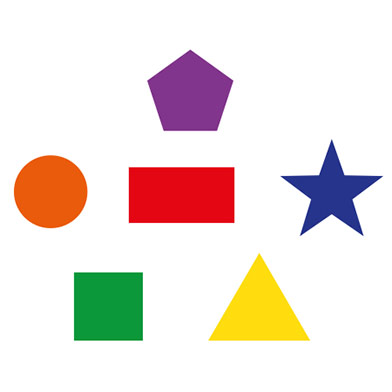
#> input picture shapes1.jpg, 392 x 392 px, given in place of the camera
$ python ColorDetectionObj.py
#> lines starting #> are read from the running program, lines starting #| are printed output that depends on the picture; after the words box and inside, x2 and y2 are one past the last pixel; in counts of white or black regions, pixels touching at a corner belong together
# import the necessary packages
from collections import deque
import numpy as np
import argparse
import cv2
import urllib  # for reading image from URL

# construct the argument parse and parse the arguments
ap = argparse.ArgumentParser()
ap.add_argument("-v", "--video",
                help="path to the (optional) video file")
ap.add_argument("-b", "--buffer", type=int, default=64,
                help="max buffer size")
args = vars(ap.parse_args())
# 'red': (20,179,10)
# define the lower and upper boundaries of the colors in the HSV color space
lower = {'red': (110,160,0), 'green': (66, 122, 129), 'blue': (97, 100, 117), 'yellow': (23, 59, 119)}  # assign new item lower['blue'] = (93, 10, 0)
upper = {'red': (250,255,255), 'green': (86, 255, 255), 'blue': (117, 255, 255), 'yellow': (54, 255, 255)}
# lower = {'red': (166, 84, 141), 'green': (66, 122, 129), 'blue': (97, 100, 117), 'yellow': (23, 59, 119)}  # assign new item lower['blue'] = (93, 10, 0)
# upper = {'red': (186, 255, 255), 'green': (86, 255, 255), 'blue': (117, 255, 255), 'yellow': (54, 255, 255)}
# define standard colors for circle around the object
colors = {'red': (0, 0, 255), 'green': (0, 255, 0), 'blue': (255, 0, 0), 'yellow': (0, 255, 217)}
# # define the lower and upper boundaries of the colors in the HSV color space
# lower = {'red': (166, 84, 141), 'green': (66, 122, 129), 'blue': (97, 100, 117), 'yellow': (23, 59, 119),
#          'orange': (0, 50, 80)}  # assign new item lower['blue'] = (93, 10, 0)
# upper = {'red': (186, 255, 255), 'green': (86, 255, 255), 'blue': (117, 255, 255), 'yellow': (54, 255, 255),
#          'orange': (20, 255, 255)}
#
# # define standard colors for circle around the object
# colors = {'red': (0, 0, 255), 'green': (0, 255, 0), 'blue': (255, 0, 0), 'yellow': (0, 255, 217),
#           'orange': (0, 140, 255)}

# pts = deque(maxlen=args["buffer"])

# if a video path was not supplied, grab the reference
# to the webcam
if not args.get("video", False):
    camera = cv2.VideoCapture(0)
    # camera = cv2.VideoCapture('http://25.18.130.31:8080/video')

    #camera = cv2.VideoCapture(0)

# otherwise, grab a reference to the video file
else:
    camera = cv2.VideoCapture(args["video"])
# keep looping
while True:
    # grab the current frame
    (grabbed, frame) = camera.read()
#> frame is the input picture: shape (392, 392, 3); mean B, G, R 219.9, 225.8, 236.9
    # (grabbed1, frame1) = camera1.read()

    # if we are viewing a video and we did not grab a frame,
    # then we have reached the end of the video

    if args.get("video") and not grabbed:
        break

    # IP webcam image stream
    # URL = 'http://192.168.43.224:8080/photo.jpg'
    # urllib.urlretrieve(URL, 'photo.jpg')
    # frame = cv2.imread('photo.jpg')


    # resize the frame, blur it, and convert it to the HSV
    # color space
    # frame = imutils.resize(frame, width=500)

    blurred = cv2.GaussianBlur(frame, (11, 11), 0)
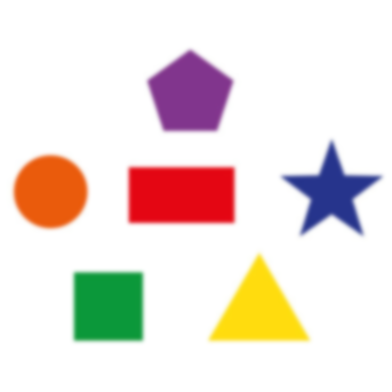
#> blurred: shape (392, 392, 3); mean B, G, R 219.9, 225.8, 237
    # blurred1 = cv2.GaussianBlur(frame1, (11, 11), 0)
    hsv = cv2.cvtColor(blurred, cv2.COLOR_BGR2HSV)
#> hsv: shape (392, 392, 3); mean H, S, V 22.4, 38.8, 243.9
    # hsv1 = cv2.cvtColor(blurred1, cv2.COLOR_BGR2HSV)
    # for each color in dictionary check object in frame
    for key, value in upper.items():
        # construct a mask for the color from dictionary`1, then perform
        # a series of dilations and erosions to remove any small
        # blobs left in the mask
        kernel = np.ones((9, 9), np.uint8)
        mask = cv2.inRange(hsv, lower[key], upper[key])
        mask = cv2.morphologyEx(mask, cv2.MORPH_OPEN, kernel)
        mask = cv2.morphologyEx(mask, cv2.MORPH_CLOSE, kernel)

        # find contours in the mask and initialize the current
        # (x, y) center of the ball
        cnts = cv2.findContours(mask.copy(), cv2.RETR_EXTERNAL,
                                cv2.CHAIN_APPROX_SIMPLE)[-2]
        center = None

        # only proceed if at least one contour was found
        if len(cnts) > 0:
            # find the largest contour in the mask, then use
            # it to compute the minimum enclosing circle and
            # centroid
            c = max(cnts, key=cv2.contourArea)
            ((x, y), radius) = cv2.minEnclosingCircle(c)
            M = cv2.moments(c)
            center = (int(M["m10"] / M["m00"]), int(M["m01"] / M["m00"]))

            # only proceed if the radius meets a minimum size. Correct this value for your obect's size
            if radius > 0.5:
                # draw the circle and centroid on the frame,
                # then update the list of tracked points

                cv2.circle(frame, (int(x), int(y)), int(radius), colors[key], 2)
                cv2.putText(frame, key , (int(x - radius), int(y - radius)), cv2.FONT_HERSHEY_SIMPLEX, 0.6,
                            colors[key], 2)
#> this loop made 4 passes
#> (x, y, radius, center) on passes 1 to 4: (181, 194.5, 57.04, (181, 194)), (108, 306, 45.97, (107, 305)), (331, 192.6, 40.15, (331, 192)), (259, 312.6, 55.76, (258, 310))
#> pass 1, `mask = cv2.inRange(hsv, lower[key], upper[key])`:
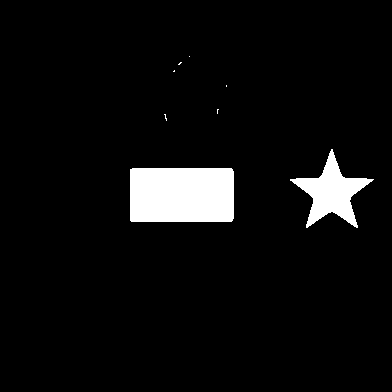
#> mask: shape (392, 392); 5.3% white; 8 white regions (6 under 20 px), largest, box (x1, y1, x2, y2) and area: (130, 168, 234, 222) 5605, (290, 149, 374, 228) 2494
#> pass 1, `mask = cv2.morphologyEx(mask, cv2.MORPH_OPEN, kernel)`:
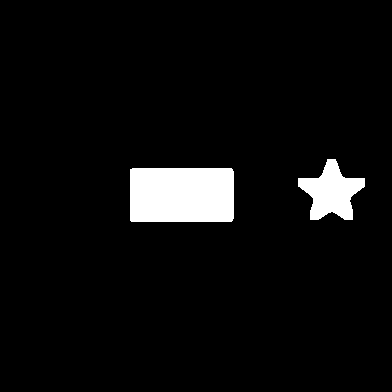
#> mask: shape (392, 392); 5.1% white; 2 white regions, box (x1, y1, x2, y2) and area: (130, 168, 234, 222) 5605, (298, 159, 365, 220) 2245
#> pass 2, `mask = cv2.inRange(hsv, lower[key], upper[key])`:
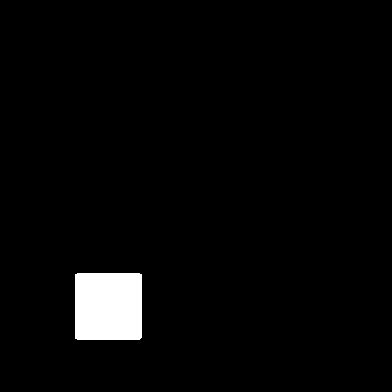
#> mask: shape (392, 392); 2.9% white; 1 white region, box (x1, y1, x2, y2) and area: (75, 273, 142, 340) 4480
#> after the loop:
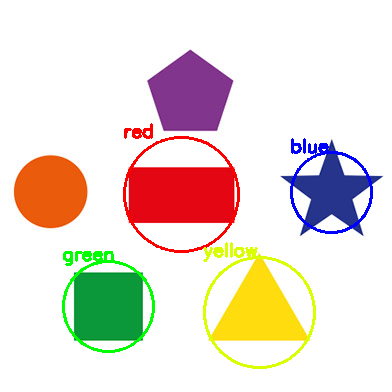
#> frame: shape (392, 392, 3); 3.26% of pixels changed, all inside (x1, y1, x2, y2) = (62, 123, 373, 369)

    # show the frame to our screen
    cv2.imshow("Frame", frame)
    # cv2.imshow("Frame1", frame1)
    key = cv2.waitKey(1) & 0xFF
#> (key q is pressed here)
    # if the 'q' key is pressed, stop the loop
    if key == ord("q"):
        break

# cleanup the camera and close any open windows
camera.release()
# camera1.release()

cv2.destroyAllWindows()

$ run again, on shapes3D.jpg
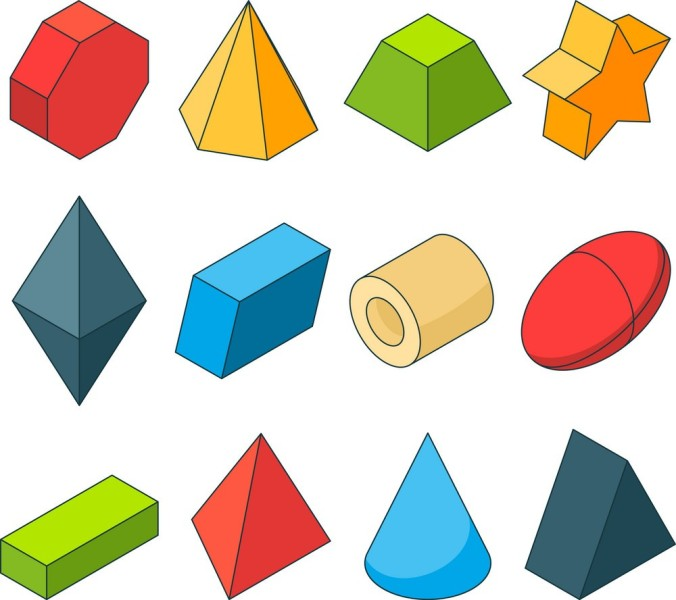
#> input picture shapes3D.jpg, 676 x 600 px, given in place of the camera
#> frame is the input picture: shape (600, 676, 3); mean B, G, R 187.7, 204.3, 212
#> hsv: shape (600, 676, 3); mean H, S, V 26.6, 73.4, 230.9
#> the loop `for key, value in upper.items():` made 4 passes
#> (x, y, radius, center) on passes 3 to 4: (252, 300.5, 91.55, (252, 300)), (427, 95.42, 80.57, (427, 83))
#> pass 1, `mask = cv2.inRange(hsv, lower[key], upper[key])`:
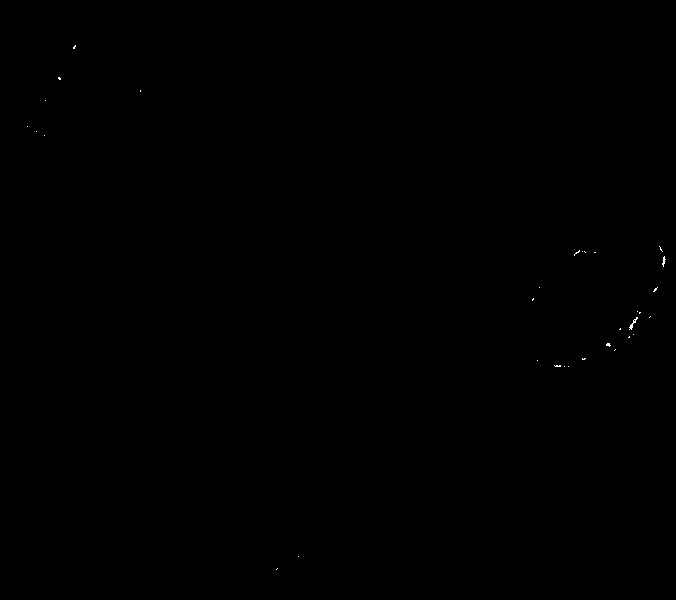
#> mask: shape (600, 676); 0.04% white in thin lines or dots, all inside (x1, y1, x2, y2) = (27, 45, 666, 570)
#> after the loop `for key, value in upper.items():`:
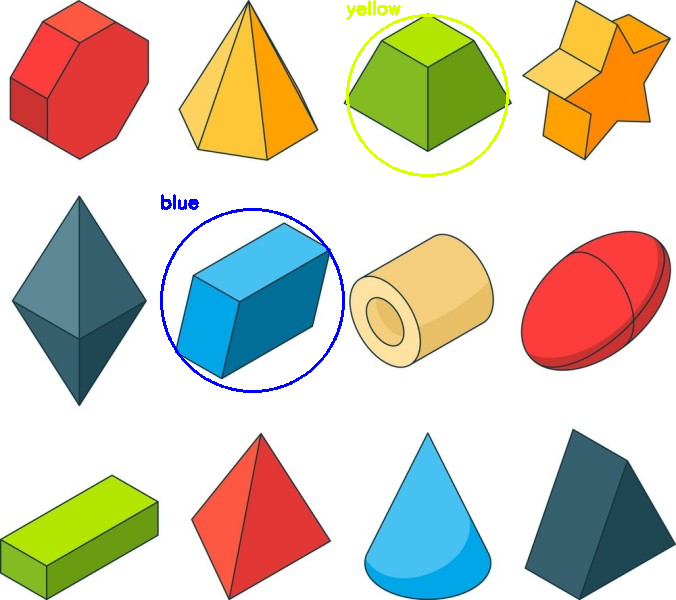
#> frame: shape (600, 676, 3); 0.96% of pixels changed, all inside (x1, y1, x2, y2) = (160, 0, 509, 393)
